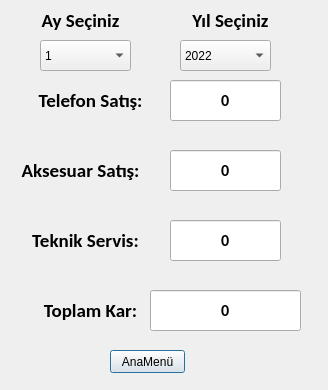
<?xml version="1.0" encoding="UTF-8"?>
<ui version="4.0">
 <class>kar</class>
 <widget class="QDialog" name="kar">
  <property name="geometry">
   <rect>
    <x>0</x>
    <y>0</y>
    <width>328</width>
    <height>390</height>
   </rect>
  </property>
  <property name="windowTitle">
   <string>Kar Hesapla</string>
  </property>
  <widget class="QLineEdit" name="txt_Satis">
   <property name="geometry">
    <rect>
     <x>170</x>
     <y>80</y>
     <width>111</width>
     <height>41</height>
    </rect>
   </property>
   <property name="font">
    <font>
     <family>Calibri</family>
     <pointsize>12</pointsize>
     <weight>75</weight>
     <bold>true</bold>
    </font>
   </property>
   <property name="text">
    <string>0</string>
   </property>
   <property name="alignment">
    <set>Qt::AlignCenter</set>
   </property>
  </widget>
  <widget class="QLineEdit" name="txt_Aksesuar">
   <property name="geometry">
    <rect>
     <x>170</x>
     <y>150</y>
     <width>111</width>
     <height>41</height>
    </rect>
   </property>
   <property name="font">
    <font>
     <family>Calibri</family>
     <pointsize>12</pointsize>
     <weight>75</weight>
     <bold>true</bold>
    </font>
   </property>
   <property name="text">
    <string>0</string>
   </property>
   <property name="alignment">
    <set>Qt::AlignCenter</set>
   </property>
  </widget>
  <widget class="QLineEdit" name="txt_TeknikServis">
   <property name="geometry">
    <rect>
     <x>170</x>
     <y>220</y>
     <width>111</width>
     <height>41</height>
    </rect>
   </property>
   <property name="font">
    <font>
     <family>Calibri</family>
     <pointsize>12</pointsize>
     <weight>75</weight>
     <bold>true</bold>
    </font>
   </property>
   <property name="text">
    <string>0</string>
   </property>
   <property name="alignment">
    <set>Qt::AlignCenter</set>
   </property>
  </widget>
  <widget class="QLabel" name="label">
   <property name="geometry">
    <rect>
     <x>40</x>
     <y>290</y>
     <width>101</width>
     <height>41</height>
    </rect>
   </property>
   <property name="font">
    <font>
     <family>Calibri</family>
     <pointsize>14</pointsize>
     <weight>75</weight>
     <bold>true</bold>
    </font>
   </property>
   <property name="text">
    <string>Toplam Kar:</string>
   </property>
   <property name="alignment">
    <set>Qt::AlignCenter</set>
   </property>
  </widget>
  <widget class="QLineEdit" name="txt_Total">
   <property name="geometry">
    <rect>
     <x>150</x>
     <y>290</y>
     <width>151</width>
     <height>41</height>
    </rect>
   </property>
   <property name="font">
    <font>
     <family>Calibri</family>
     <pointsize>12</pointsize>
     <weight>75</weight>
     <bold>true</bold>
    </font>
   </property>
   <property name="text">
    <string>0</string>
   </property>
   <property name="alignment">
    <set>Qt::AlignCenter</set>
   </property>
  </widget>
  <widget class="QPushButton" name="btn_anamenu">
   <property name="geometry">
    <rect>
     <x>110</x>
     <y>350</y>
     <width>75</width>
     <height>23</height>
    </rect>
   </property>
   <property name="text">
    <string>AnaMenü</string>
   </property>
  </widget>
  <widget class="QComboBox" name="cmb_ay">
   <property name="geometry">
    <rect>
     <x>40</x>
     <y>40</y>
     <width>91</width>
     <height>31</height>
    </rect>
   </property>
   <item>
    <property name="text">
     <string>1</string>
    </property>
   </item>
   <item>
    <property name="text">
     <string>2</string>
    </property>
   </item>
   <item>
    <property name="text">
     <string>3</string>
    </property>
   </item>
   <item>
    <property name="text">
     <string>4</string>
    </property>
   </item>
   <item>
    <property name="text">
     <string>5</string>
    </property>
   </item>
   <item>
    <property name="text">
     <string>6</string>
    </property>
   </item>
   <item>
    <property name="text">
     <string>7</string>
    </property>
   </item>
   <item>
    <property name="text">
     <string>8</string>
    </property>
   </item>
   <item>
    <property name="text">
     <string>9</string>
    </property>
   </item>
   <item>
    <property name="text">
     <string>10</string>
    </property>
   </item>
   <item>
    <property name="text">
     <string>11</string>
    </property>
   </item>
   <item>
    <property name="text">
     <string>12</string>
    </property>
   </item>
  </widget>
  <widget class="QComboBox" name="cmb_yil">
   <property name="geometry">
    <rect>
     <x>180</x>
     <y>40</y>
     <width>91</width>
     <height>31</height>
    </rect>
   </property>
   <item>
    <property name="text">
     <string>2022</string>
    </property>
   </item>
   <item>
    <property name="text">
     <string>2023</string>
    </property>
   </item>
   <item>
    <property name="text">
     <string>2024</string>
    </property>
   </item>
   <item>
    <property name="text">
     <string>2025</string>
    </property>
   </item>
   <item>
    <property name="text">
     <string>2026</string>
    </property>
   </item>
   <item>
    <property name="text">
     <string>2027</string>
    </property>
   </item>
   <item>
    <property name="text">
     <string>2028</string>
    </property>
   </item>
  </widget>
  <widget class="QLabel" name="label_2">
   <property name="geometry">
    <rect>
     <x>30</x>
     <y>0</y>
     <width>101</width>
     <height>41</height>
    </rect>
   </property>
   <property name="font">
    <font>
     <family>Calibri</family>
     <pointsize>14</pointsize>
     <weight>75</weight>
     <bold>true</bold>
    </font>
   </property>
   <property name="text">
    <string>Ay Seçiniz</string>
   </property>
   <property name="alignment">
    <set>Qt::AlignCenter</set>
   </property>
  </widget>
  <widget class="QLabel" name="label_3">
   <property name="geometry">
    <rect>
     <x>180</x>
     <y>0</y>
     <width>101</width>
     <height>41</height>
    </rect>
   </property>
   <property name="font">
    <font>
     <family>Calibri</family>
     <pointsize>14</pointsize>
     <weight>75</weight>
     <bold>true</bold>
    </font>
   </property>
   <property name="text">
    <string>Yıl Seçiniz</string>
   </property>
   <property name="alignment">
    <set>Qt::AlignCenter</set>
   </property>
  </widget>
  <widget class="QLabel" name="label_4">
   <property name="geometry">
    <rect>
     <x>30</x>
     <y>80</y>
     <width>121</width>
     <height>41</height>
    </rect>
   </property>
   <property name="font">
    <font>
     <family>Calibri</family>
     <pointsize>14</pointsize>
     <weight>75</weight>
     <bold>true</bold>
    </font>
   </property>
   <property name="text">
    <string>Telefon Satış:</string>
   </property>
   <property name="alignment">
    <set>Qt::AlignCenter</set>
   </property>
  </widget>
  <widget class="QLabel" name="label_5">
   <property name="geometry">
    <rect>
     <x>20</x>
     <y>150</y>
     <width>121</width>
     <height>41</height>
    </rect>
   </property>
   <property name="font">
    <font>
     <family>Calibri</family>
     <pointsize>14</pointsize>
     <weight>75</weight>
     <bold>true</bold>
    </font>
   </property>
   <property name="text">
    <string>Aksesuar Satış:</string>
   </property>
   <property name="alignment">
    <set>Qt::AlignCenter</set>
   </property>
  </widget>
  <widget class="QLabel" name="label_6">
   <property name="geometry">
    <rect>
     <x>30</x>
     <y>220</y>
     <width>111</width>
     <height>41</height>
    </rect>
   </property>
   <property name="font">
    <font>
     <family>Calibri</family>
     <pointsize>14</pointsize>
     <weight>75</weight>
     <bold>true</bold>
    </font>
   </property>
   <property name="text">
    <string>Teknik Servis:</string>
   </property>
   <property name="alignment">
    <set>Qt::AlignCenter</set>
   </property>
  </widget>
 </widget>
 <resources/>
 <connections/>
</ui>
